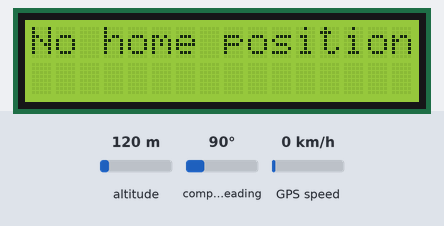
Simulated run of this sketch. Board: Arduino Uno, built with avr-gcc and run on an emulated ATmega328P. On the bench: 16×2 character LCD. The inputs (shaded band) are chosen by the test bench; at power-on: altitude 120 m, compass heading 90°, GPS speed 0 km/h. Sleep ends after the set time or at an interrupt; the GPS gets a fix after 3 s at 37.7749, -122.4194 with 8 satellites.

Above: at 1.1 s.
At 3.1 s:
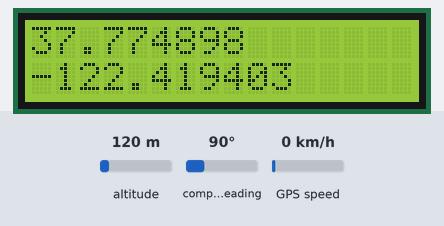
At 7.1 s:
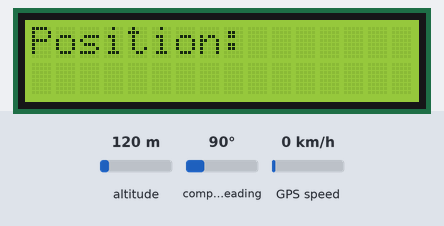
At 10.2 s:
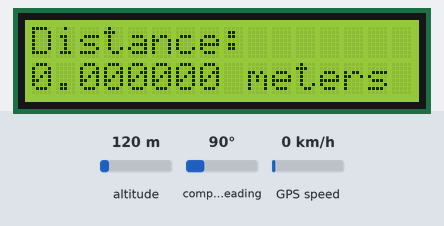
At 32.5 s:
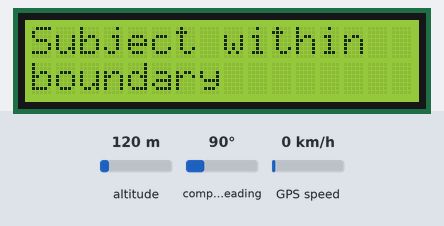

Measured:
- what the display in image 0 shows lasts 2.1 s, from 1.0 s to 3.1 s
- what the display in image 1 shows lasts 4.0 s, from 3.1 s to 7.1 s
- what the display in image 2 shows lasts 1.0 s, from 7.1 s to 8.1 s
- what the display in image 4 shows lasts 5.0 s, from 32.4 s to 37.4 s

The sketch:

08_geofence_manual_home_position.ino
```cpp
#include <Arduino.h>
#include <avr/sleep.h>
#include <avr/wdt.h>
#include "NMEAGPS.h"
#include <SoftwareSerial.h>
#include <Wire.h>
#include <LiquidCrystal_I2C.h>
LiquidCrystal_I2C lcd(0x27, 2, 1, 0, 4, 5, 6, 7, 3, POSITIVE);

NMEAGPS          gps; //create gps object
gps_fix          fix; // current GPS fix/ holds latest value

SoftwareSerial ss(4, 3);
int i;

//setup home position and boundary radius
NeoGPS::Location_t home;
bool got_home_pos = false;
const float        thresholdDistance = 0.030;       // boundary radius (in km)

uint8_t            gpsSeconds; // for counting elapsed time instead of using delay

ISR(WDT_vect)
{
  wdt_disable();  // disable watchdog
}

void myWatchdogEnable(const byte interval)
{
  MCUSR = 0;                          // reset various flags
  WDTCSR |= 0b00011000;               // see docs, set WDCE, WDE
  WDTCSR =  0b01000000 | interval;    // set WDIE, and appropriate delay

  wdt_reset();
  set_sleep_mode (SLEEP_MODE_PWR_DOWN);
  sleep_mode();            // now goes to Sleep and waits for the interrupt
}

void setup()
{
  ss.begin(9600);
  lcd.begin(16, 2); //Defining 16 columns and 2 rows of lcd display
  while (not got_home_pos) {
    if (gps.available( ss ))
    {
      fix = gps.read();
      if (fix.valid.location)
      {
        home = fix.location;
        lcd.clear();
        lcd.setCursor(0,0);
        lcd.print( home.latF(), 6);
        lcd.setCursor(0,1);
        lcd.print( home.lonF(), 6);
        delay(2000);
        got_home_pos = true;
      }
      else
      {
        lcd.clear();
        lcd.setCursor(0,0);
        lcd.print( "No home position");
        delay(1000);
      }
    }
  }

} // setup

void loop()
{
  while (gps.available( ss ))
  {
    lcd.backlight();//To Power ON the back light
    fix = gps.read(); // read and save the latest gps value

    // Instead of delay, count the number of GPS fixes
    // check subject position for every gps read three times
    gpsSeconds++;
    if (gpsSeconds >= 3)
    {
      gpsSeconds = 0;

      displayInfo();
      checkDist();
    }
  }
} // loop

void displayInfo()
{
  lcd.clear();
  lcd.setCursor(0, 0);
  lcd.print("Position: ");
  delay(1000);

  if (fix.valid.location)
  {
    lcd.clear();
    lcd.setCursor(0, 0);
    lcd.print(fix.latitude(), 6);// print latitude
    lcd.setCursor(0, 1);
    lcd.print(fix.longitude(), 6); // print longitude
    delay(2000);
  }
  else
  {
    lcd.clear();
    lcd.setCursor(0, 0);
    lcd.print("INVALID"); //ps: could be unclear sky
    delay(1000);
  }

} //end displayInfo()

void checkDist()
{
  if (fix.valid.location)
  {
    lcd.clear();
    float dist = fix.location.DistanceKm( home ); //distance difference between subject and home position
    lcd.setCursor(0, 0);
    lcd.print("Distance:");
    lcd.setCursor(0, 1);
    lcd.print(dist * 1000, 6);
    lcd.print(" meters");
    delay(2000);

    if (dist >= thresholdDistance )
    {
      lcd.clear();
      lcd.setCursor(0, 0);
      lcd.print((dist - thresholdDistance) * 1000, 6); //distance difference between subject and boundary
      lcd.print(" meters");
      lcd.setCursor(0, 1);
      lcd.print("beyond boundary");
      delay(2000);
    }
    else
    {
      lcd.clear();
      lcd.setCursor(0, 0);
      lcd.print("Subject within");
      lcd.setCursor(0, 1);
      lcd.print("boundary");
      delay(3000);
    }
    delay(2000);
    lcd.clear();
    lcd.noBacklight();//To Power OFF the back light
    ss.end();

    for (i = 0; i < 1; i++)
    {
      //myWatchdogEnable (0b100000);  // 4 seconds
      myWatchdogEnable (0b100001);  // 8 seconds
    }
    ss.begin(9600);
  }
}
```
